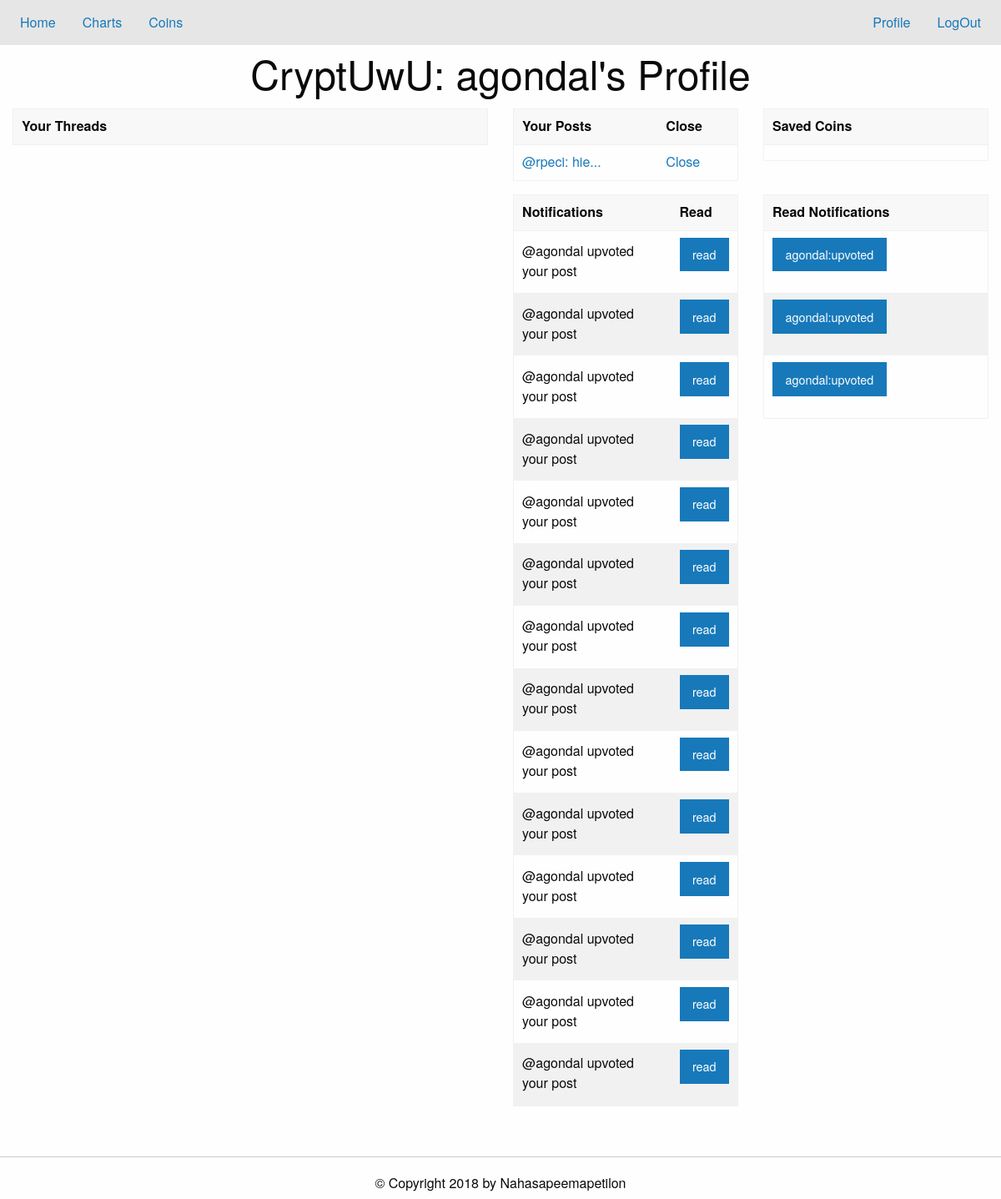
Page /profile (signed in) on the earlier database version.
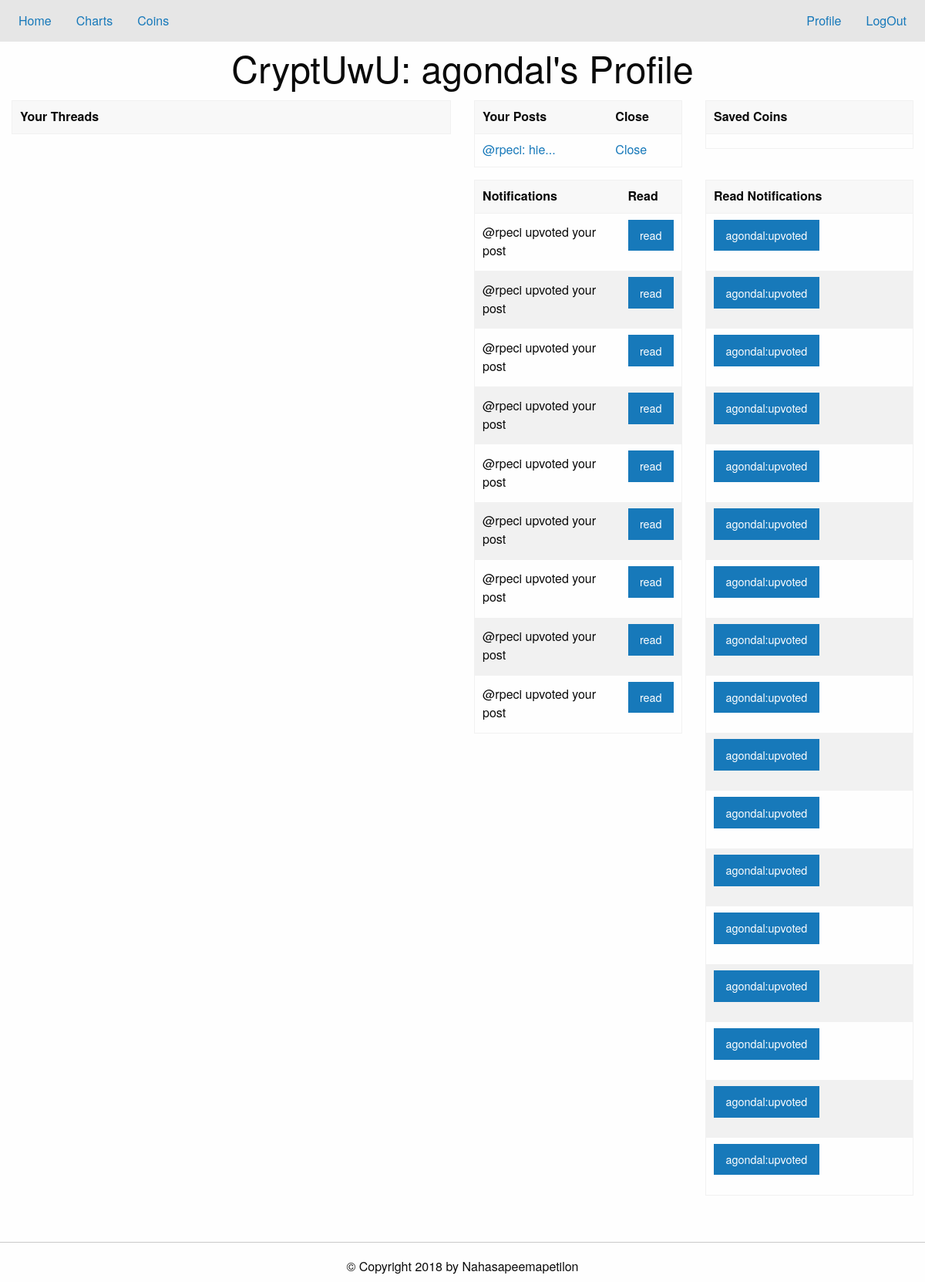
Same page on the later database version.
### tables this page shows
CREATE TABLE agondal_posts (threadID INT, postID INT, post TEXT);

CREATE TABLE agondal_notifications (user TEXT, action TEXT, threadID INT, postID INT, read INT);

### app.py (the view, shortened to what this page needs)
@app.route('/profile', methods=['POST', 'GET'])
def load_profile():
    if noUser():
        return redirect('/')
    db = sqlite3.connect('./data/base.db')
    c = db.cursor()
    if request.method=='GET':
        coins=dbEditor.getCoins(c,session['username'])
        threads=dbEditor.userThreads(c, session['username'])
        posts=dbEditor.userPosts(c,session['username'])
        readPosts =dbEditor.getReadNotifs(c,session['username'])
        readPosts=dbEditor.getReadNotifs(c,session['username'])
        unreadPosts =dbEditor.getUnreadNotifs(c,session['username'])
        db.close()
        return render_template('profile.html', coins=coins, threads=threads, posts=posts,read_posts=readPosts, unread_posts=unreadPosts,user=session['username'])

### app.py (called while the page is built)
def noUser():
    return 'username' not in session.keys()

### util/dbEditor.py (called while the page is built)
def foo_char_html(str): # parses through username
    return str.replace('&', '&amp;').replace('<', '&lt;').replace('>', '&gt;')

def getCoins(cursor,user): # get list of coins user likes
    t = cursor.execute("SELECT listCoins from coins WHERE username = ?;", (foo_char_html(user),)).fetchone()[0]
    val = t.split("!")
    return val

def userThreads(cursor,user):
    v = "SELECT post,threadID FROM " + user + "_threads;"
    l = list(cursor.execute(v))
    return l

def userPosts(cursor,user):
    v = "SELECT * FROM " + user + "_posts;"
    l = list(cursor.execute(v))
    return l

def getReadNotifs(cursor,user):
    v = "SELECT * FROM " + user + "_notifications WHERE read = ?;"
    return list(cursor.execute(v,(1,)))

def getUnreadNotifs(cursor,user):
    v = "SELECT * FROM " + user + "_notifications WHERE read = ?;"
    return list(cursor.execute(v,(0,)))

### templates/profile.html (shortened to what this page needs)
{% extends "home.html" %}
{% block content %}
<h1 class="text-center"> CryptUwU: {{user}}'s Profile</h1>
<div class="grid-container">
  <div class="grid-x grid-padding-x">
    <div class="cell small-6">
      <table class="hover">
	<thead><tr>
	    <th> Your Threads </th>
	</tr></thead>
      </table>
    </div>
    <div  class="cell small-6">
      <div class="grid-x grid-padding-x">
	<div  class="cell small-6">
	  <table class="hover">
	    <thead><tr>
		<th> Your Posts
		</th>
		<th> Close</th>
	    </tr></thead>
	    <tbody>
	      {% for post in posts %}
	      <tr data-closable>
		<td><a href="/thread?id={{post[0]}}#{{post[1]}}">{{ post[2] }}</a>
		</td>
		<td><a href="#" data-close>Close</a>
		</td>
	      </tr>
	      {% endfor %}
	    </tbody>
	  </table>
	</div>
	<div  class="cell small-6">
	  <table class="hover">
	    <thead><tr><th> Saved Coins </th></tr></thead>
	    <tbody>
	      {% for coin in coins %}
	      <tr><td>{{ coin }}</td></tr>
	      {% endfor %}
	    </tbody>
	  </table>
	</div>
      </div>
      <div class="grid-x grid-padding-x">
	<div  class="cell small-6">
	  <table class="hover">
	    <thead><tr><th> Notifications </th><th> Read</th>
	    </tr></thead>
	    <tbody>
	      {% for post in unread_posts %}
	      <tr data-closable><td>@{{post[0]}} {{post[1]}} your post</td>
		<td>
		  <form action="#" method="POST">
		    <input type="submit" class="button"  name="act" value="read" data-close>
		  </form>
	      </tr>
	      {% endfor %}
	    </tbody>
	  </table>
	</div>
	<div class="small-6 cell">
	  <table class="hover">
	    <thead><tr><th> Read Notifications </th>
	    </tr></thead>
	    <tbody>
	      {% for post in read_posts %}
	      <tr><td>
		  <form action="#" method="POST">
		    <input type="submit" class="button"  name="act" value="{{post[0]}}:{{post[1]}}" >
		  </form>
	      </tr>
	      {% endfor %}
	    </tbody>
	  </table>
	</div>
      </div>
    </div>
  </div>
</div>
{% endblock %}

Differences in the rows shown:
no longer on one of the page's lists (row edited): agondal_notifications: user "agondal", action "upvoted"
no longer on one of the page's lists (row edited): agondal_notifications: user "agondal", action "upvoted"
no longer on one of the page's lists (row edited): agondal_notifications: user "agondal", action "upvoted"
no longer on one of the page's lists (row edited): agondal_notifications: user "agondal", action "upvoted"
no longer on one of the page's lists (row edited): agondal_notifications: user "agondal", action "upvoted"
no longer on one of the page's lists (row edited): agondal_notifications: user "agondal", action "upvoted"
no longer on one of the page's lists (row edited): agondal_notifications: user "agondal", action "upvoted"
no longer on one of the page's lists (row edited): agondal_notifications: user "agondal", action "upvoted"
no longer on one of the page's lists (row edited): agondal_notifications: user "agondal", action "upvoted"
no longer on one of the page's lists (row edited): agondal_notifications: user "agondal", action "upvoted"
no longer on one of the page's lists (row edited): agondal_notifications: user "agondal", action "upvoted"
no longer on one of the page's lists (row edited): agondal_notifications: user "agondal", action "upvoted"
no longer on one of the page's lists (row edited): agondal_notifications: user "agondal", action "upvoted"
no longer on one of the page's lists (row edited): agondal_notifications: user "agondal", action "upvoted"
added agondal_notifications: user "rpeci", action "upvoted"
added agondal_notifications: user "rpeci", action "upvoted"
added agondal_notifications: user "rpeci", action "upvoted"
added agondal_notifications: user "rpeci", action "upvoted"
added agondal_notifications: user "rpeci", action "upvoted"
added agondal_notifications: user "rpeci", action "upvoted"
added agondal_notifications: user "rpeci", action "upvoted"
added agondal_notifications: user "rpeci", action "upvoted"
added agondal_notifications: user "rpeci", action "upvoted"
